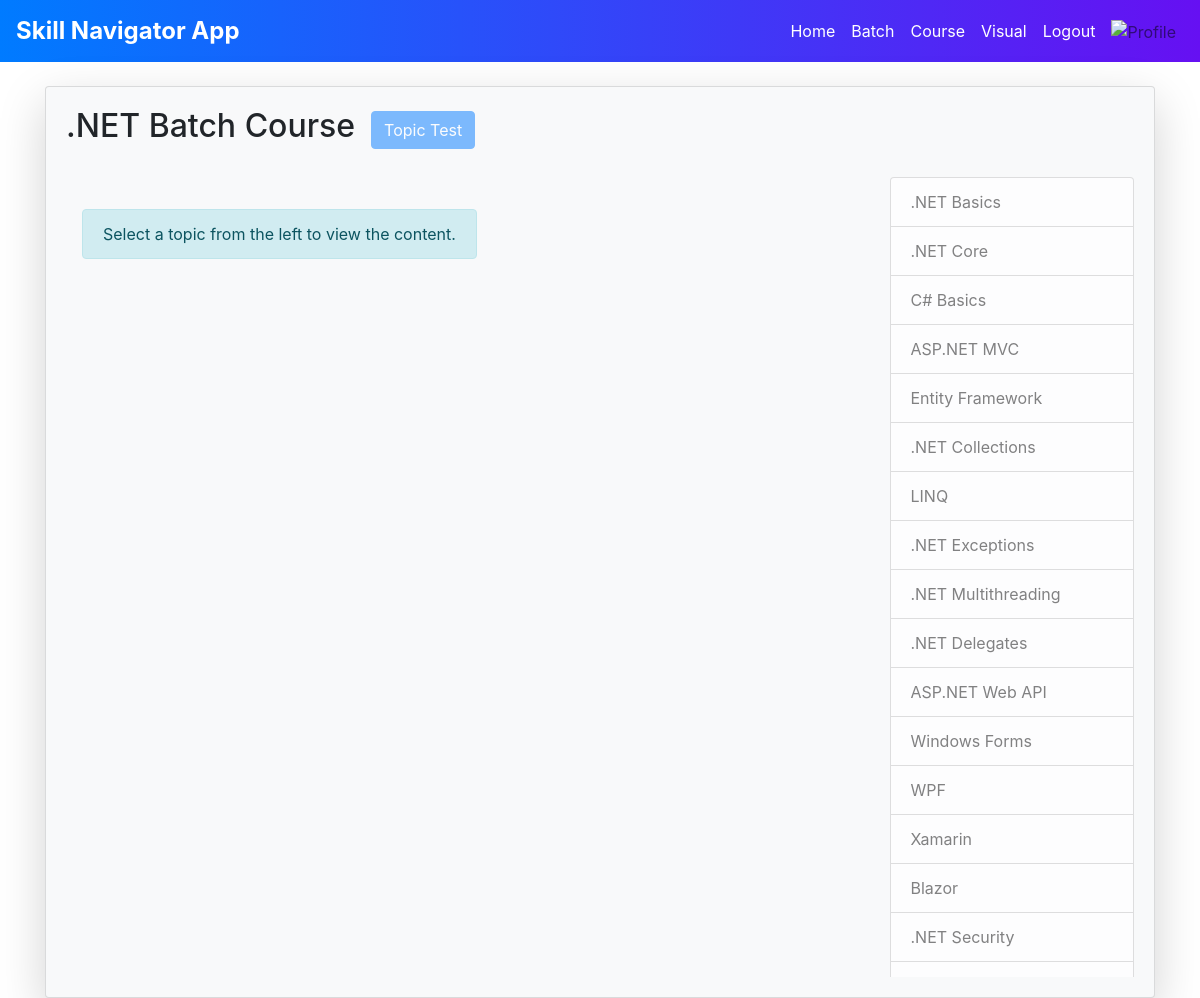
The page /batch/2/course/ (signed in) on the database its author committed.
### batch_allocation/models.py (models this page shows, shortened)
class Batch(models.Model):
    name = models.CharField(max_length=100)
    programming_languages = models.CharField(max_length=255)
    min_candidates = models.PositiveIntegerField(default=25)
    max_candidates = models.PositiveIntegerField(default=30)
    current_candidates = models.PositiveIntegerField(default=0)  # Track the number of candidates
    candidates = models.ManyToManyField(User, related_name='batches')  # Relationship with User

### test_/models.py (models this page shows, shortened)
class TestTopic(models.Model):
    batch = models.ForeignKey(Batch, on_delete=models.CASCADE, related_name="topics")
    topic_name = models.CharField(max_length=255)

### batch_allocation/views.py (the view)
# urls.py: path('<int:batch_id>/course/', course_page, name='course_page')
@login_required
def course_page(request, batch_id):
    batch = get_object_or_404(Batch, id=batch_id)
    topics = batch.topics.all()
    selected_topic = request.GET.get('topic', None)  # Get the selected topic, default to None
    material = None
    if selected_topic:
        material = generate_content(selected_topic)  # Function to generate content
    context = {
        'batch': batch,
        'topics': topics,
        'selected_topic': selected_topic,
        'material': material,
    }
    if request.headers.get('x-requested-with') == 'XMLHttpRequest':
        return render(request, 'batch_allocation/partial_material.html', context)
    return render(request, 'batch_allocation/course_page.html', context)

### batch_allocation/templates/batch_allocation/course_page.html (shortened to what this page needs)
<!DOCTYPE html>
<html lang="en">
<head>
    <link href="https://stackpath.bootstrapcdn.com/bootstrap/4.5.2/css/bootstrap.min.css" rel="stylesheet">
    <link rel="stylesheet" href="https://cdnjs.cloudflare.com/ajax/libs/animate.css/4.1.1/animate.min.css" />
</head>
<body data-bs-theme="dark">
    <nav class="navbar navbar-expand-lg navbar-light" style="background: linear-gradient(to right, #007bff, #6610f2);">
        <a class="navbar-brand text-white" href="{% url 'home' %}">Skill Navigator App</a>
        <div class="collapse navbar-collapse" id="navbarNav">
            <div class="ml-auto navbar-nav">
                <a class="nav-link text-white" href="{% url 'home' %}">Home</a>
                <a class="nav-link text-white" href="{% url 'batch_enrollment' %}">Batch</a>
                {% if user.is_authenticated %}
                <a class="nav-link text-white" href="{% url 'course_page' batch.id %}">Course</a>
                <a class="nav-link text-white" href="{% url 'user_score_visualization'%}">Visual</a>
                <a class="nav-link text-white" href="{% url 'logout' %}">Logout</a>
                {% endif %}
                {% if user.is_authenticated %}
                <a class="nav-link" href="{% url 'profile' %}">
                    <img src="https://img.icons8.com/material-outlined/24/ffffff/user.png" alt="Profile"
                        class="profile-icon">
                </a>
                {% endif %}
            </div>
        </div>
    </nav>
    <div class="container mt-4" id="slide-up-card"
        style="transform: translateY(30px); opacity: 0; transition: transform 0.5s ease-out, opacity 0.5s ease-out;">
        <div class="card shadow-lg rounded" style="background: #f8f9fa; transition: transform 0.2s, box-shadow 0.2s;"
            onmouseover="this.style.boxShadow='0 8px 20px rgba(0, 0, 0, 0.2)'; this.style.transform='scale(1.02)';"
            onmouseout="this.style.boxShadow='0 4px 8px rgba(0, 0, 0, 0.1)';">
            <div class="card-body animate__animated animate__fadeInUp">
                <div class="d-flex align-items-center mb-4">
                    <h2 class="mr-3">{{ batch.name }} Course</h2>
                    <a href="{% url 'generate_topic_test' batch.id selected_topic %}" id="topic-test-link"
                        class="btn btn-primary" {% if not selected_topic %}style="pointer-events: none; opacity: 0.5;"
                        {% endif %}>
                        Topic Test
                    </a>
                </div>
                <div class="row">
                    <div class="col-md-9 d-flex flex-column" id="content-area">
                        <div id="material-content" style="flex-grow: 1; overflow-y: auto;" class="p-3">
                            {% if material %}
                            <div class="card animated-card mb-3">
                                <div class="card-body">
                                    <h5 class="card-title">Learning Material for {{ selected_topic }}</h5>
                                    <div class="card-text">{{ material|safe }}</div>
                                </div>
                            </div>
                            {% else %}
                            <div class="alert alert-info mt-3 fade-in">Select a topic from the left to view the content.
                            </div>
                            {% endif %}
                        </div>
                    </div>
                    <div class="col-md-3 sidebar">
                        <div class="list-group">
                            {% for topic in topics %}
                            <a href="?topic={{ topic.topic_name }}"
                                class="list-group-item list-group-item-action {% if topic.topic_name == selected_topic %}bg-primary text-white{% else %}list-group-item-light{% endif %} animate__animated animate__fadeIn">
                                {{ topic.topic_name }}
                            </a>
                            {% endfor %}
                        </div>
                    </div>
                </div>
            </div>
        </div>
    </div>
</body>
</html>

### batch_allocation/templates/batch_allocation/course_page.html (style rules this page uses)
html, body { background-image: url('https://coolbackgrounds.io/images/backgrounds/index/compute-ea4c57a4.png'); margin: 0; }
#content-area { display: flex; flex-direction: column; }
#material-content { flex-grow: 1; overflow-y: auto; position: absolute; top: 0; bottom: 0; }
.col-md-3 { overflow-y: auto; height: 100vh; }
.navbar-brand { font-size: 1.5rem; font-weight: bold; }
.nav-link { transition: color 0.3s; }
.profile-icon { width: 24px; height: 24px; }
.navbar-nav { align-items: center; }
.sidebar { position: sticky; top: 0; height: 100vh; overflow-y: auto; }
.list-group-item { transition: background-color 0.3s, transform 0.3s; }
.fade-in { opacity: 0; animation: fadeIn 0.5s forwards; }
.alert { transition: opacity 0.5s; opacity: 1; }
.card { border-radius: 15px; }
.animate__animated { animation-duration: 0.5s; }
.animate__fadeInUp { animation-duration: 1s; }

### rows shown on the page
Batch: name ".NET Batch"
TestTopic: topic_name ".NET Basics"
TestTopic: topic_name ".NET Core"
TestTopic: topic_name "C# Basics"
TestTopic: topic_name "ASP.NET MVC"
TestTopic: topic_name "Entity Framework"
TestTopic: topic_name ".NET Collections"
TestTopic: topic_name "LINQ"
TestTopic: topic_name ".NET Exceptions"
TestTopic: topic_name ".NET Multithreading"
TestTopic: topic_name ".NET Delegates"
TestTopic: topic_name "ASP.NET Web API"
TestTopic: topic_name "Windows Forms"
TestTopic: topic_name "WPF"
TestTopic: topic_name "Xamarin"
TestTopic: topic_name "Blazor"
TestTopic: topic_name ".NET Security"
